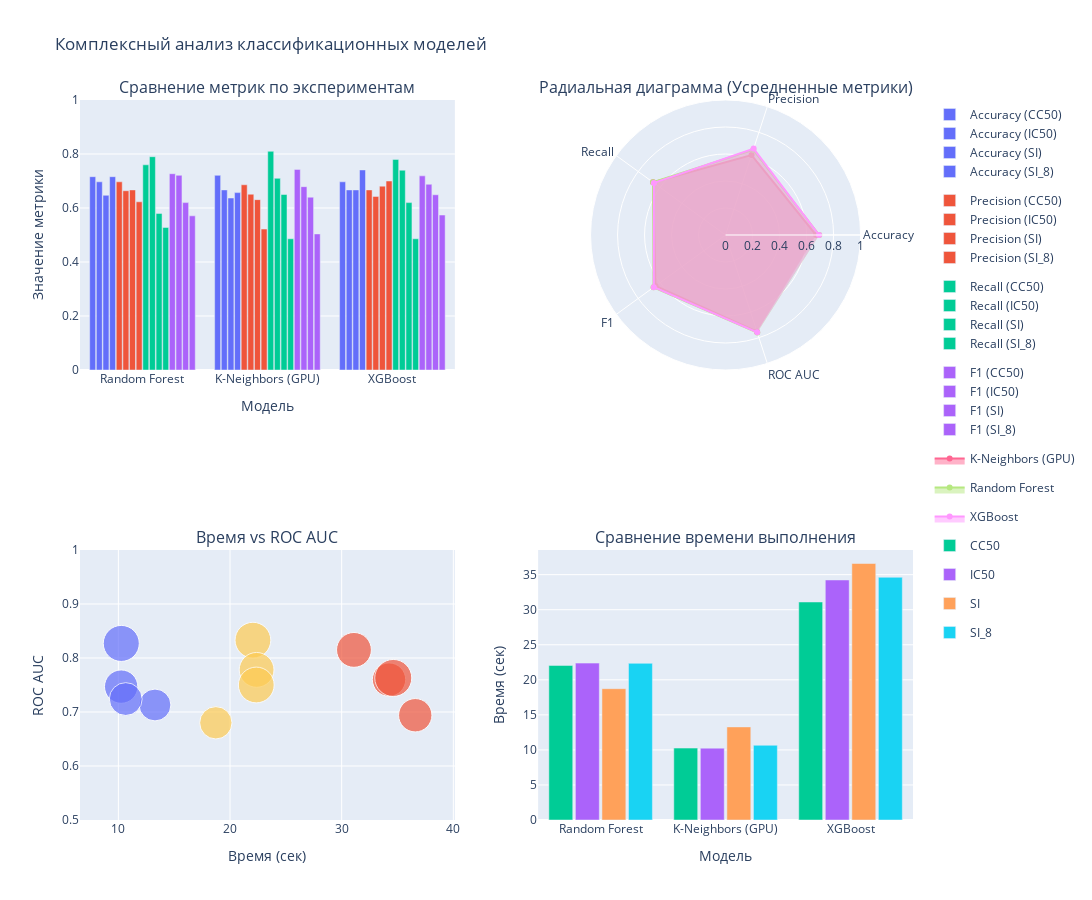

The cell this chart's notebook holds for it:
### Code cell
import plotly.graph_objects as go
from plotly.subplots import make_subplots
import pandas as pd
import plotly.express as px

# Подготовка данных
data = [
    {'Model': 'Random Forest', 'Accuracy': 0.716, 'Precision': 0.697, 'Recall': 0.76, 
     'F1': 0.727, 'ROC AUC': 0.833, 'Time (sec)': 22.05, 'Experiment': 'CC50'},
    {'Model': 'K-Neighbors (GPU)', 'Accuracy': 0.721, 'Precision': 0.686, 'Recall': 0.81, 
     'F1': 0.743, 'ROC AUC': 0.827, 'Time (sec)': 10.26, 'Experiment': 'CC50'},
    {'Model': 'XGBoost', 'Accuracy': 0.697, 'Precision': 0.667, 'Recall': 0.78, 
     'F1': 0.719, 'ROC AUC': 0.815, 'Time (sec)': 31.1, 'Experiment': 'CC50'},
    
    {'Model': 'XGBoost', 'Accuracy': 0.667, 'Precision': 0.643, 'Recall': 0.74, 
     'F1': 0.688, 'ROC AUC': 0.760, 'Time (sec)': 34.24, 'Experiment': 'IC50'},
    {'Model': 'K-Neighbors (GPU)', 'Accuracy': 0.667, 'Precision': 0.651, 'Recall': 0.71, 
     'F1': 0.679, 'ROC AUC': 0.747, 'Time (sec)': 10.25, 'Experiment': 'IC50'},
    {'Model': 'Random Forest', 'Accuracy': 0.697, 'Precision': 0.664, 'Recall': 0.79, 
     'F1': 0.721, 'ROC AUC': 0.778, 'Time (sec)': 22.38, 'Experiment': 'IC50'},
    
    {'Model': 'XGBoost', 'Accuracy': 0.667, 'Precision': 0.681, 'Recall': 0.62, 
     'F1': 0.649, 'ROC AUC': 0.694, 'Time (sec)': 36.59, 'Experiment': 'SI'},
    {'Model': 'K-Neighbors (GPU)', 'Accuracy': 0.637, 'Precision': 0.631, 'Recall': 0.65, 
     'F1': 0.640, 'ROC AUC': 0.713, 'Time (sec)': 13.28, 'Experiment': 'SI'},
    {'Model': 'Random Forest', 'Accuracy': 0.647, 'Precision': 0.667, 'Recall': 0.58, 
     'F1': 0.620, 'ROC AUC': 0.680, 'Time (sec)': 18.73, 'Experiment': 'SI'},
    
    {'Model': 'XGBoost', 'Accuracy': 0.741, 'Precision': 0.700, 'Recall': 0.486, 
     'F1': 0.574, 'ROC AUC': 0.763, 'Time (sec)': 34.62, 'Experiment': 'SI_8'},
    {'Model': 'K-Neighbors (GPU)', 'Accuracy': 0.657, 'Precision': 0.522, 'Recall': 0.486, 
     'F1': 0.504, 'ROC AUC': 0.724, 'Time (sec)': 10.66, 'Experiment': 'SI_8'},
    {'Model': 'Random Forest', 'Accuracy': 0.716, 'Precision': 0.623, 'Recall': 0.528, 
     'F1': 0.571, 'ROC AUC': 0.750, 'Time (sec)': 22.35, 'Experiment': 'SI_8'}
]

df = pd.DataFrame(data)

# Создаем комплексную панель графиков
fig = make_subplots(
    rows=2, cols=2,
    specs=[[{"type": "xy"}, {"type": "polar"}],
           [{"type": "xy"}, {"type": "xy"}]],
    subplot_titles=("Сравнение метрик по экспериментам", 
                   "Радиальная диаграмма (Усредненные метрики)",
                   "Время vs ROC AUC",
                   "Сравнение времени выполнения")
)

# 1. Барплот метрик
metrics = ['Accuracy', 'Precision', 'Recall', 'F1', 'ROC AUC']
for i, metric in enumerate(metrics[:4]):  # Первые 4 метрики
    for exp in df['Experiment'].unique():
        exp_data = df[df['Experiment'] == exp]
        fig.add_trace(
            go.Bar(
                x=exp_data['Model'],
                y=exp_data[metric],
                name=f"{metric} ({exp})",
                legendgroup=metric,
                marker_color=px.colors.qualitative.Plotly[i],
                showlegend=True
            ),
            row=1, col=1
        )

# 2. Радиальная диаграмма с усредненными значениями
avg_metrics = df.groupby('Model').mean(numeric_only=True).reset_index()

for model in avg_metrics['Model'].unique():
    model_data = avg_metrics[avg_metrics['Model'] == model].iloc[0]
    fig.add_trace(
        go.Scatterpolar(
            r=[model_data['Accuracy'], model_data['Precision'], 
               model_data['Recall'], model_data['F1'], model_data['ROC AUC']],
            theta=['Accuracy', 'Precision', 'Recall', 'F1', 'ROC AUC'],
            fill='toself',
            name=model,
            subplot="polar"
        ),
        row=1, col=2
    )

# 3. Scatter plot время vs ROC AUC
for model in df['Model'].unique():
    model_data = df[df['Model'] == model]
    fig.add_trace(
        go.Scatter(
            x=model_data['Time (sec)'],
            y=model_data['ROC AUC'],
            mode='markers',
            marker_size=model_data['Accuracy']*50,
            name=model,
            text=model_data['Experiment'],
            hovertemplate="<b>%{text}</b><br>Time: %{x}s<br>ROC AUC: %{y}<br>Accuracy: %{marker.size:.1f}%",
            showlegend=False
        ),
        row=2, col=1
    )

# 4. Время выполнения
for exp in df['Experiment'].unique():
    exp_data = df[df['Experiment'] == exp]
    fig.add_trace(
        go.Bar(
            x=exp_data['Model'],
            y=exp_data['Time (sec)'],
            name=exp,
            showlegend=True
        ),
        row=2, col=2
    )

# Настройка макета
fig.update_layout(
    height=900,
    width=1200,
    title_text="Комплексный анализ классификационных моделей",
    polar=dict(
        radialaxis=dict(
            visible=True,
            range=[0, 1]
        )
    ),
    bargap=0.15,
    bargroupgap=0.1
)

# Индивидуальные масштабы осей
fig.update_yaxes(title_text="Значение метрики", range=[0, 1], row=1, col=1)
fig.update_yaxes(title_text="ROC AUC", range=[0.5, 1], row=2, col=1)
fig.update_xaxes(title_text="Модель", row=1, col=1)
fig.update_xaxes(title_text="Время (сек)", row=2, col=1)
fig.update_xaxes(title_text="Модель", row=2, col=2)
fig.update_yaxes(title_text="Время (сек)", row=2, col=2)

fig.show()

### Figure 1 — Plotly figure (JSON) as saved in the notebook; plotly's stock layout.template omitted (floating-point values rounded to 4 significant figures)
{"data": [{"legendgroup": "Accuracy", "marker": {"color": "#636EFA"}, "name": "Accuracy (CC50)", "showlegend": true, "type": "bar", "x": ["Random Forest", "K-Neighbors (GPU)", "XGBoost"], "xaxis": "x", "y": [0.716, 0.721, 0.697], "yaxis": "y"}, {"legendgroup": "Accuracy", "marker": {"color": "#636EFA"}, "name": "Accuracy (IC50)", "showlegend": true, "type": "bar", "x": ["XGBoost", "K-Neighbors (GPU)", "Random Forest"], "xaxis": "x", "y": [0.667, 0.667, 0.697], "yaxis": "y"}, {"legendgroup": "Accuracy", "marker": {"color": "#636EFA"}, "name": "Accuracy (SI)", "showlegend": true, "type": "bar", "x": ["XGBoost", "K-Neighbors (GPU)", "Random Forest"], "xaxis": "x", "y": [0.667, 0.637, 0.647], "yaxis": "y"}, {"legendgroup": "Accuracy", "marker": {"color": "#636EFA"}, "name": "Accuracy (SI_8)", "showlegend": true, "type": "bar", "x": ["XGBoost", "K-Neighbors (GPU)", "Random Forest"], "xaxis": "x", "y": [0.741, 0.657, 0.716], "yaxis": "y"}, {"legendgroup": "Precision", "marker": {"color": "#EF553B"}, "name": "Precision (CC50)", "showlegend": true, "type": "bar", "x": ["Random Forest", "K-Neighbors (GPU)", "XGBoost"], "xaxis": "x", "y": [0.697, 0.686, 0.667], "yaxis": "y"}, {"legendgroup": "Precision", "marker": {"color": "#EF553B"}, "name": "Precision (IC50)", "showlegend": true, "type": "bar", "x": ["XGBoost", "K-Neighbors (GPU)", "Random Forest"], "xaxis": "x", "y": [0.643, 0.651, 0.664], "yaxis": "y"}, {"legendgroup": "Precision", "marker": {"color": "#EF553B"}, "name": "Precision (SI)", "showlegend": true, "type": "bar", "x": ["XGBoost", "K-Neighbors (GPU)", "Random Forest"], "xaxis": "x", "y": [0.681, 0.631, 0.667], "yaxis": "y"}, {"legendgroup": "Precision", "marker": {"color": "#EF553B"}, "name": "Precision (SI_8)", "showlegend": true, "type": "bar", "x": ["XGBoost", "K-Neighbors (GPU)", "Random Forest"], "xaxis": "x", "y": [0.7, 0.522, 0.623], "yaxis": "y"}, {"legendgroup": "Recall", "marker": {"color": "#00CC96"}, "name": "Recall (CC50)", "showlegend": true, "type": "bar", "x": ["Random Forest", "K-Neighbors (GPU)", "XGBoost"], "xaxis": "x", "y": [0.76, 0.81, 0.78], "yaxis": "y"}, {"legendgroup": "Recall", "marker": {"color": "#00CC96"}, "name": "Recall (IC50)", "showlegend": true, "type": "bar", "x": ["XGBoost", "K-Neighbors (GPU)", "Random Forest"], "xaxis": "x", "y": [0.74, 0.71, 0.79], "yaxis": "y"}, {"legendgroup": "Recall", "marker": {"color": "#00CC96"}, "name": "Recall (SI)", "showlegend": true, "type": "bar", "x": ["XGBoost", "K-Neighbors (GPU)", "Random Forest"], "xaxis": "x", "y": [0.62, 0.65, 0.58], "yaxis": "y"}, {"legendgroup": "Recall", "marker": {"color": "#00CC96"}, "name": "Recall (SI_8)", "showlegend": true, "type": "bar", "x": ["XGBoost", "K-Neighbors (GPU)", "Random Forest"], "xaxis": "x", "y": [0.486, 0.486, 0.528], "yaxis": "y"}, {"legendgroup": "F1", "marker": {"color": "#AB63FA"}, "name": "F1 (CC50)", "showlegend": true, "type": "bar", "x": ["Random Forest", "K-Neighbors (GPU)", "XGBoost"], "xaxis": "x", "y": [0.727, 0.743, 0.719], "yaxis": "y"}, {"legendgroup": "F1", "marker": {"color": "#AB63FA"}, "name": "F1 (IC50)", "showlegend": true, "type": "bar", "x": ["XGBoost", "K-Neighbors (GPU)", "Random Forest"], "xaxis": "x", "y": [0.688, 0.679, 0.721], "yaxis": "y"}, {"legendgroup": "F1", "marker": {"color": "#AB63FA"}, "name": "F1 (SI)", "showlegend": true, "type": "bar", "x": ["XGBoost", "K-Neighbors (GPU)", "Random Forest"], "xaxis": "x", "y": [0.649, 0.64, 0.62], "yaxis": "y"}, {"legendgroup": "F1", "marker": {"color": "#AB63FA"}, "name": "F1 (SI_8)", "showlegend": true, "type": "bar", "x": ["XGBoost", "K-Neighbors (GPU)", "Random Forest"], "xaxis": "x", "y": [0.574, 0.504, 0.571], "yaxis": "y"}, {"fill": "toself", "name": "K-Neighbors (GPU)", "r": [0.6705, 0.6225, 0.664, 0.6415, 0.7528], "subplot": "polar", "theta": ["Accuracy", "Precision", "Recall", "F1", "ROC AUC"], "type": "scatterpolar"}, {"fill": "toself", "name": "Random Forest", "r": [0.694, 0.6627, 0.6645, 0.6597, 0.7602], "subplot": "polar", "theta": ["Accuracy", "Precision", "Recall", "F1", "ROC AUC"], "type": "scatterpolar"}, {"fill": "toself", "name": "XGBoost", "r": [0.693, 0.6727, 0.6565, 0.6575, 0.758], "subplot": "polar", "theta": ["Accuracy", "Precision", "Recall", "F1", "ROC AUC"], "type": "scatterpolar"}, {"hovertemplate": "<b>%{text}</b><br>Time: %{x}s<br>ROC AUC: %{y}<br>Accuracy: %{marker.size:.1f}%", "marker": {"size": [35.8, 34.85, 32.35, 35.8]}, "mode": "markers", "name": "Random Forest", "showlegend": false, "text": ["CC50", "IC50", "SI", "SI_8"], "type": "scatter", "x": [22.05, 22.38, 18.73, 22.35], "xaxis": "x2", "y": [0.833, 0.778, 0.68, 0.75], "yaxis": "y2"}, {"hovertemplate": "<b>%{text}</b><br>Time: %{x}s<br>ROC AUC: %{y}<br>Accuracy: %{marker.size:.1f}%", "marker": {"size": [36.05, 33.35, 31.85, 32.85]}, "mode": "markers", "name": "K-Neighbors (GPU)", "showlegend": false, "text": ["CC50", "IC50", "SI", "SI_8"], "type": "scatter", "x": [10.26, 10.25, 13.28, 10.66], "xaxis": "x2", "y": [0.827, 0.747, 0.713, 0.724], "yaxis": "y2"}, {"hovertemplate": "<b>%{text}</b><br>Time: %{x}s<br>ROC AUC: %{y}<br>Accuracy: %{marker.size:.1f}%", "marker": {"size": [34.85, 33.35, 33.35, 37.05]}, "mode": "markers", "name": "XGBoost", "showlegend": false, "text": ["CC50", "IC50", "SI", "SI_8"], "type": "scatter", "x": [31.1, 34.24, 36.59, 34.62], "xaxis": "x2", "y": [0.815, 0.76, 0.694, 0.763], "yaxis": "y2"}, {"name": "CC50", "showlegend": true, "type": "bar", "x": ["Random Forest", "K-Neighbors (GPU)", "XGBoost"], "xaxis": "x3", "y": [22.05, 10.26, 31.1], "yaxis": "y3"}, {"name": "IC50", "showlegend": true, "type": "bar", "x": ["XGBoost", "K-Neighbors (GPU)", "Random Forest"], "xaxis": "x3", "y": [34.24, 10.25, 22.38], "yaxis": "y3"}, {"name": "SI", "showlegend": true, "type": "bar", "x": ["XGBoost", "K-Neighbors (GPU)", "Random Forest"], "xaxis": "x3", "y": [36.59, 13.28, 18.73], "yaxis": "y3"}, {"name": "SI_8", "showlegend": true, "type": "bar", "x": ["XGBoost", "K-Neighbors (GPU)", "Random Forest"], "xaxis": "x3", "y": [34.62, 10.66, 22.35], "yaxis": "y3"}], "layout": {"annotations": [{"font": {"size": 16}, "showarrow": false, "text": "Сравнение метрик по экспериментам", "x": 0.225, "xanchor": "center", "xref": "paper", "y": 1, "yanchor": "bottom", "yref": "paper"}, {"font": {"size": 16}, "showarrow": false, "text": "Радиальная диаграмма (Усредненные метрики)", "x": 0.775, "xanchor": "center", "xref": "paper", "y": 1, "yanchor": "bottom", "yref": "paper"}, {"font": {"size": 16}, "showarrow": false, "text": "Время vs ROC AUC", "x": 0.225, "xanchor": "center", "xref": "paper", "y": 0.375, "yanchor": "bottom", "yref": "paper"}, {"font": {"size": 16}, "showarrow": false, "text": "Сравнение времени выполнения", "x": 0.775, "xanchor": "center", "xref": "paper", "y": 0.375, "yanchor": "bottom", "yref": "paper"}], "bargap": 0.15, "bargroupgap": 0.1, "height": 900, "polar": {"domain": {"x": [0.55, 1], "y": [0.625, 1]}, "radialaxis": {"range": [0, 1], "visible": true}}, "title": {"text": "Комплексный анализ классификационных моделей"}, "width": 1200, "xaxis": {"anchor": "y", "domain": [0, 0.45], "title": {"text": "Модель"}}, "xaxis2": {"anchor": "y2", "domain": [0, 0.45], "title": {"text": "Время (сек)"}}, "xaxis3": {"anchor": "y3", "domain": [0.55, 1], "title": {"text": "Модель"}}, "yaxis": {"anchor": "x", "domain": [0.625, 1], "range": [0, 1], "title": {"text": "Значение метрики"}}, "yaxis2": {"anchor": "x2", "domain": [0, 0.375], "range": [0.5, 1], "title": {"text": "ROC AUC"}}, "yaxis3": {"anchor": "x3", "domain": [0, 0.375], "title": {"text": "Время (сек)"}}}}
